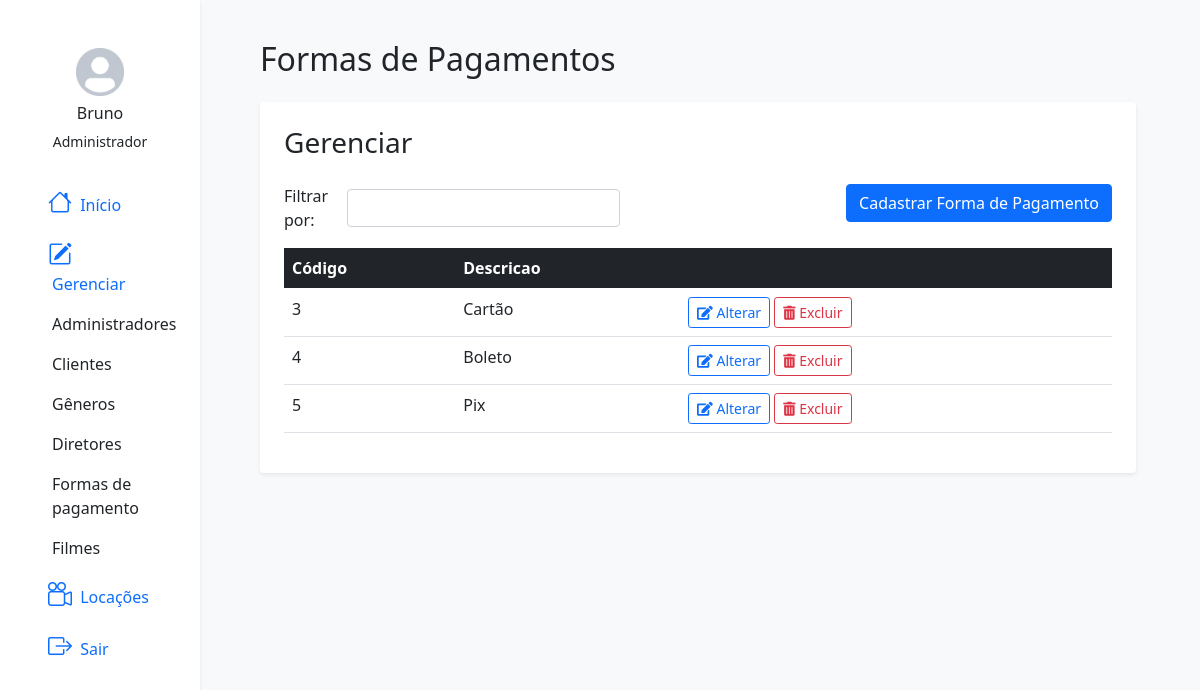
The page /admin/dashboard/pagamentos/index.php (signed in) on the database its author committed.
### tables this page shows
CREATE TABLE `forma_pagamento` (
  `codigo` int(11) NOT NULL,
  `descricao` varchar(45) DEFAULT NULL
);

### app/models/Model.php (called while the page is built, shortened)
<?php
abstract class Model implements ModelInterface{
    public function __construct(){
        $this->DB = new DB();
    }
}

### app/db/DB.php (called while the page is built, shortened)
<?php
class DB{
    protected $connection;
    public function __construct(){
        try{
             $this->connection = new \PDO("mysql:host=".DB_IP.";dbname=".DB_NAME, DB_USERNAME, DB_PASSWORD);
        }catch(\PDOException $e){
            @session_start();
            $_SESSION["last_error"] = $e;
            throw new \PDOException("Erro no banco de dados", 500);
        }
    }
    public function execute(string $sql){
        try{
            return $this->connection->query($sql);
        }catch(\PDOException $e){
            @session_start();
            $_SESSION["last_error"] = $e;
            header("Location: /errors/500.php");
        }
    }
}

### app/models/fpagamento/FPagamento.php (called while the page is built, shortened)
<?php
class FPagamento extends Model{
    protected string $table = "forma_pagamento";
    public function getAll(): array{
        $pdo =  $this->DB->execute("SELECT * FROM $this->table");
        if ( $pdo->rowCount() > 0) {
            return $pdo->fetchAll(\PDO::FETCH_ASSOC);
        }
        return [];
    }
}
?>

### public/admin/dashboard/pagamentos/index.php (the view, shortened to what this page needs)
<?php
$fp = new FPagamento();
$fpagamentoEntity = new FPagamentoEntity();
if($_SERVER['REQUEST_METHOD'] == "POST"){
    $fpagamentoEntity->descricao = $_POST["filtro"];
    $fpagamentos = $fp->find($fpagamentoEntity);
}
else{
    $fpagamentos = $fp->getAll();
}
?>
<!DOCTYPE html>
<body>
    <div class="container-fluid">
        <div class="row flex-nowrap">
            <?php require("..\componentes\side-bar.php"); ?>
            <div class="col-auto col-md-9 ms-5 mt-4 bg-light py-3">
                <h2>Formas de Pagamentos</h2>
                <div class="container d-flex bg-white ms-0 py-4 px-4 rounded shadow-sm">
                    <form action="" method="post" class="gap-2 w-100">
                        <div class="title pb-2">
                            <h3>Gerenciar</h3>
                        </div>
                        <div class="mt-2">
                            <div class="">
                                <div class="div d-flex justify-content-between mb-3">
                                    <div class="d-flex flex-row align-items-center">
                                        <p class="m-0 flex-fill">Filtrar por:</p>
                                        <input type="text" class="form-control w-100" name="filtro" id="">
                                    </div>
                                    <div class="div">
                                        <a href="create.php" class="btn btn-primary">Cadastrar Forma de Pagamento</a>
                                    </div>
                                </div>
                                <table class="table table-hover rounded">
                                    <thead class="bg-dark text-white">
                                        <tr>
                                            <th scope="col">Código</th>
                                            <th scope="col">Descricao</th>
                                            <th scope="col"></th>
                                        </tr>
                                    </thead>
                                    <tbody class="">
                                        <?php foreach ($fpagamentos as $fp): ?>
                                        <tr>
                                            <td scope="row"> <?= $fp['codigo'] ?> </td>
                                            <td> <?= $fp['descricao'] ?> </td>
                                            <td>
                                                <a class="btn btn-outline-primary btn-sm ml-2" href="update.php?id=<?= $fp['codigo'] ?>">
                                                    <i class="fas fa-edit"></i> Alterar
                                                </a>
                                                <a type="button" class="btn btn-outline-danger btn-sm ml-2" href="delete.php?id=<?= $fp['codigo'] ?>">
                                                    <i class="fas fa-trash-alt"></i> Excluir
                                                </a>
                                            </td>
                                        </tr>
                                        <?php endforeach; ?>
                                    </tbody>
                                </table>
                            </div>
                        </div>
                    </form>
                </div>
            </div>
        </div>
    </div>
</body>
</html>

### rows shown on the page
forma_pagamento: codigo "3", descricao "Cartão"
forma_pagamento: codigo "4", descricao "Boleto"
forma_pagamento: codigo "5", descricao "Pix"

### other values the page prints
$dados_admin["nome"] "Bruno"
